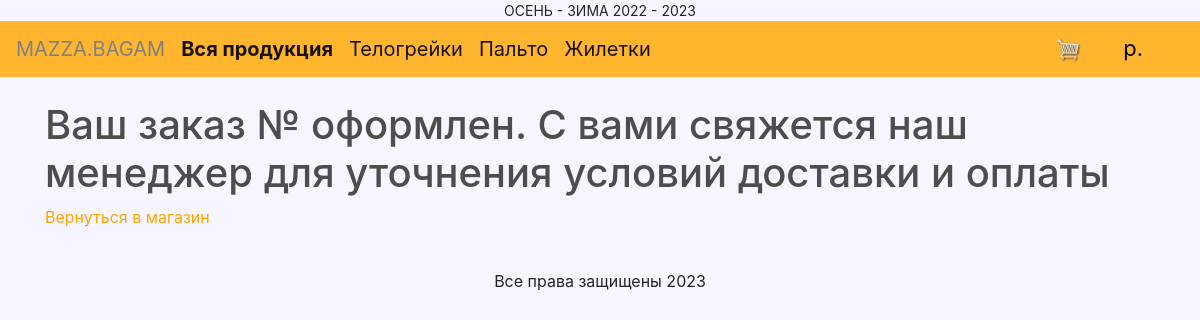
/order/order_complete/, run on the app's committed database.
### store/models.py (models this page shows, shortened)
class Category(models.Model):
    ordering = ('id',)
    name = models.CharField(max_length=100, db_index=True, verbose_name='Категория')
    slug = models.SlugField(max_length=100, unique=True, db_index=True, verbose_name='URL')
    class Meta:
        ordering = ('id',)
        verbose_name = 'Категория'
        verbose_name_plural = 'Категории'
    def get_absolute_url(self):
        return reverse('product_list_by_category', args=[self.slug])

### order/views.py (the view)
# urls.py: path('order_complete/', views.order_complete, name='order_complete')
def order_complete(request):
    categories = Category.objects.all()
    context = {
        'title': 'Заказ оформлен',
        'categories': categories,
    }
    return render(request, 'order/order_complete.html', context=context)

### order/templates/order/order_complete.html
{% extends 'store/base.html' %}
{% load static %}
{% block content %}
  <h1>Ваш заказ №<strong>{{ order.id }}</strong> оформлен. С вами свяжется наш менеджер для уточнения условий доставки и оплаты</h1>
  <p>
    <a style="color:orange" href="{% url 'store' %}" class="button light">Вернуться в магазин</a>
  </p>
{% endblock %}

### store/templates/store/base.html (shortened to what this page needs)
<!DOCTYPE html>
{% load static %}
<html>
<head>
    <link rel="stylesheet" href="https://stackpath.bootstrapcdn.com/bootstrap/4.4.1/css/bootstrap.min.css">
    <link rel="stylesheet" type="text/css" href="{% static 'css/main.css' %}">
</head>
<body>
<div style="padding-top:0px;padding-bottom:0px;background-color:#F7F5FF;font-size: 14px;text-align: center">ОСЕНЬ - ЗИМА 2022 - 2023</div>
<nav class="navbar navbar-expand-lg navbar-light" style="background-color: #FFB52E;">
  <a class="navbar-brand" href="{% url 'store' %}" style="color:#808080">MAZZA.BAGAM</a>
  <div class="collapse navbar-collapse" id="navbarSupportedContent">
    <ul class="navbar-nav mr-auto">
<li {% if not category %} style="font-weight:bold" {% endif %}>
<a class="navbar-brand" href="{% url 'store' %}">Вся продукция</a>
</li>
{% for c in categories %}
<li {% if category.slug == c.slug %} style="font-weight:bold" {% endif %}>
<a class="navbar-brand" href="{{ c.get_absolute_url }}">{{ c.name }}</a>
</li>
{% endfor %}
    </ul>
<div class="form-inline my-2 my-lg-0">
  <a href="{% url 'cart_detail' %}">
     <img id="cart-icon" src="{% static 'images/cart.png' %}">
  </a>
  <a id="cart-total" href="{% url 'cart_detail' %}">{{ cart.get_total_price }}р.</a>
</div>
</div>
</nav>
<div class="container">
    <br>
    {% block content %}
    {% endblock content%}
</div>
<br>
<div style="text-align: center">Все права защищены 2023</div>
</body>
</html>

### static/css/main.css (style rules this page uses)
body { background-color: #F7F5FF; }
h1,h2,h3,h4,h5,h6 { color:hsl(0, 0%, 30%); }
#cart-icon { width:25px; display: inline-block; margin-right: 35px; }
#cart-total { display: block; text-align: center; color:black; width: 35px; height: 35px; font-size: 22px; margin-right: 25pt; }

### data on the page
Category: name "Телогрейки"
Category: name "Пальто"
Category: name "Жилетки"
